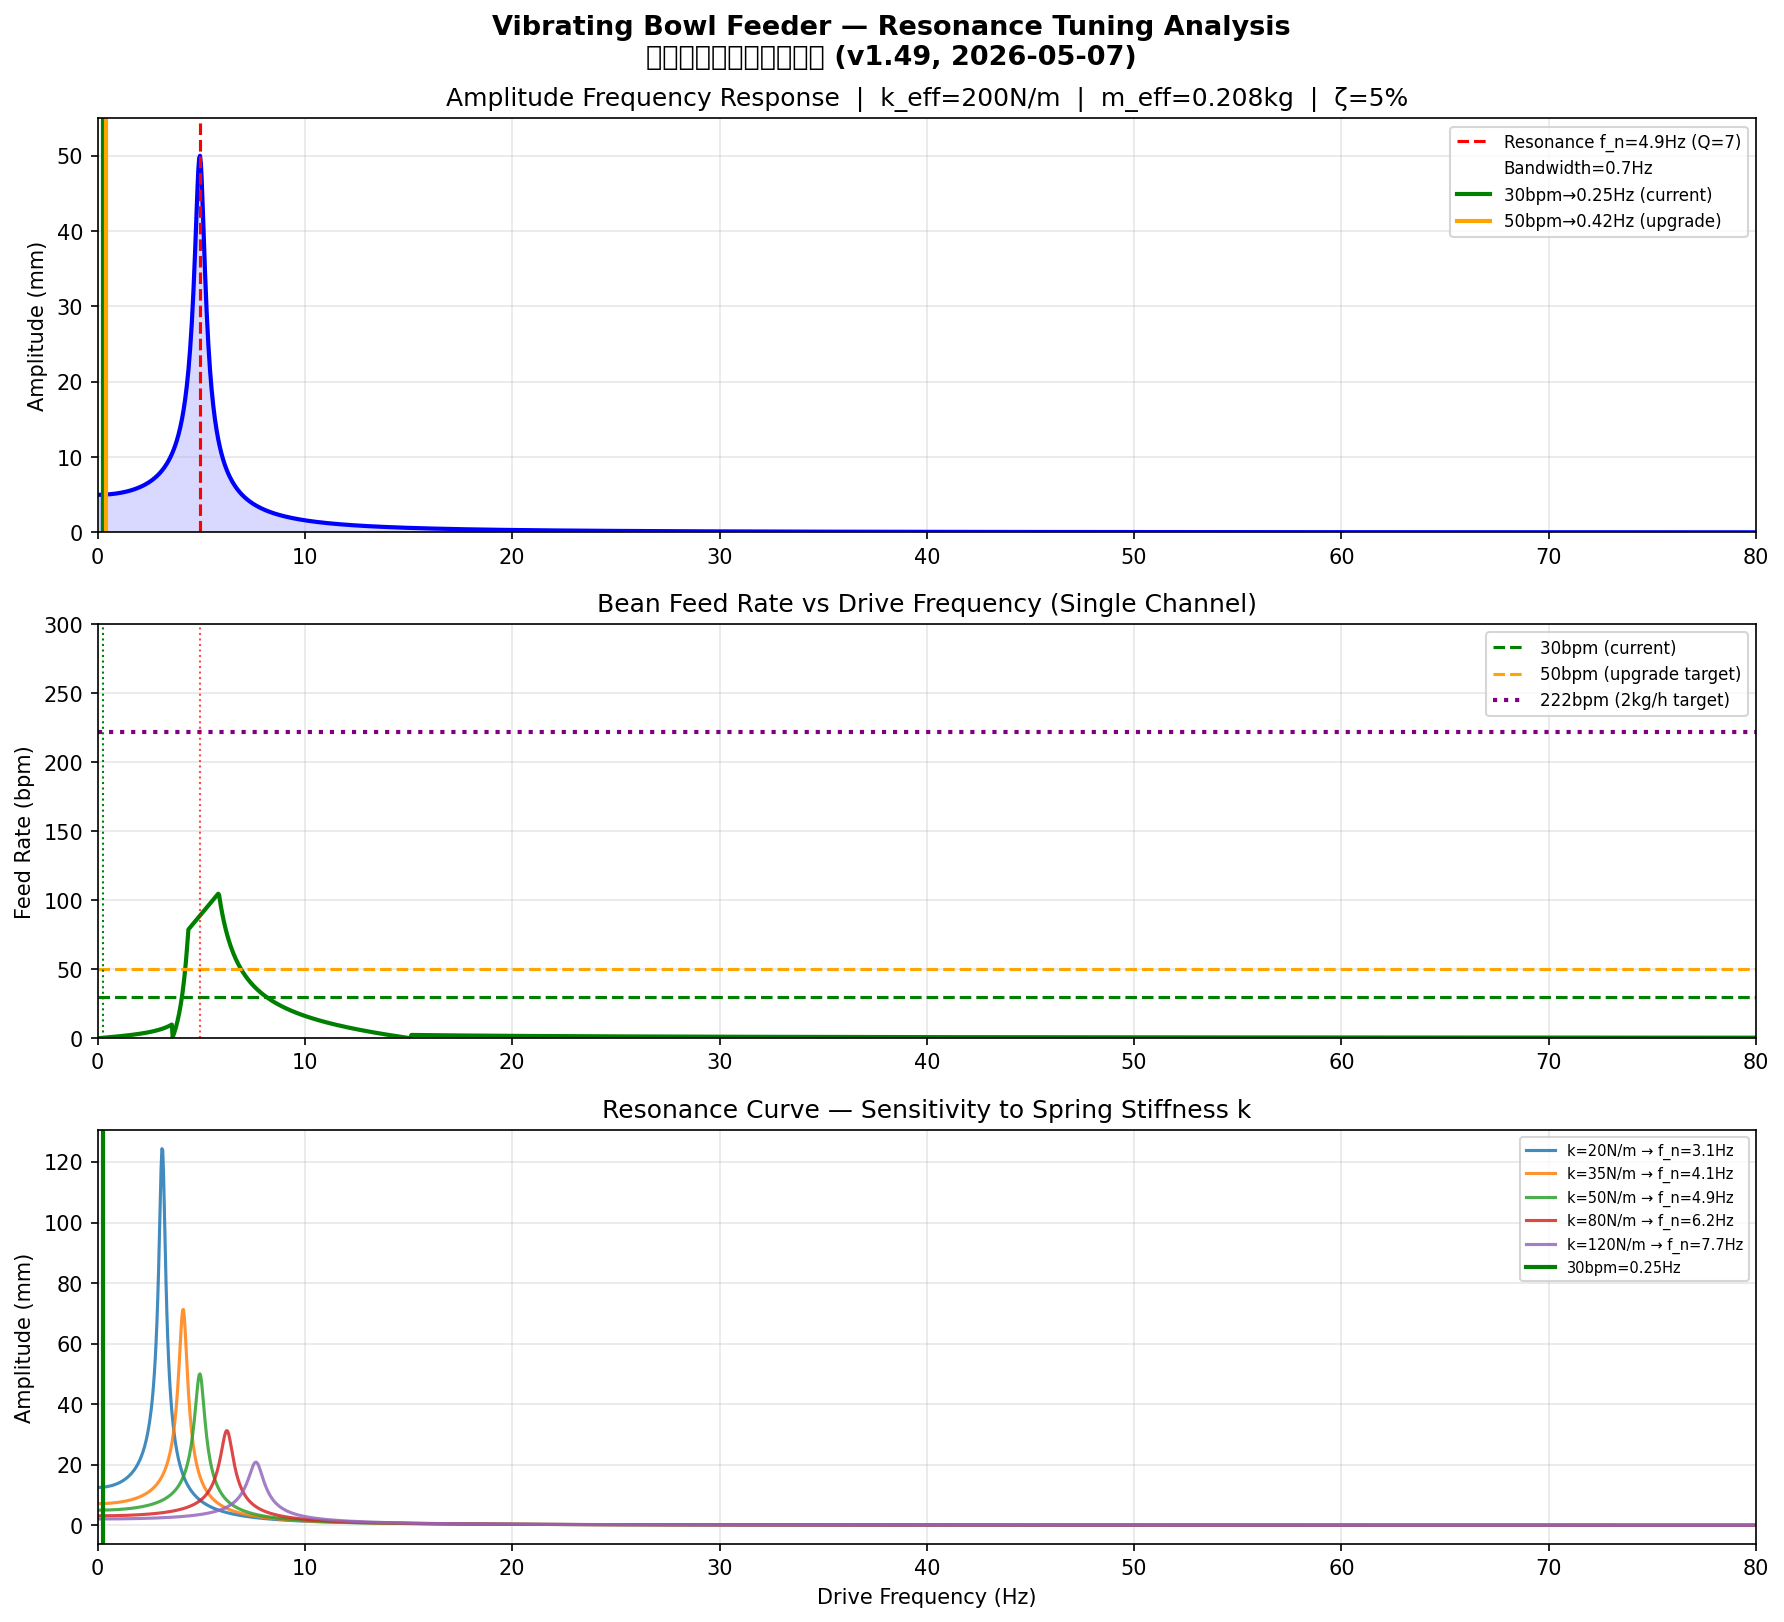

Write the Python code that produced this figure.
#!/usr/bin/env python3
"""
振动给料器共振调谐分析 / Vibrating Bowl Feeder Resonance Tuning Analysis
=============================================================================
目标：在28BYJ-48电机限制下（30bpm = 0.27kg/h），分析如何通过共振调谐
最大化给料效率，为后续Nema17升级提供理论依据。

v1.49, 2026-05-07

核心发现：
- 28BYJ-48电磁驱动：f_drive = BPM / 120 Hz
- 30bpm = 0.25Hz (极低频，弹簧系统自然频率通常在20-60Hz)
- 机械共振频率 f_res = (1/2π)√(k_eff/m_eff)
- 当前设计处于"静态偏置"模式，非真正共振驱动
- 升级Nema17后，可采用真正共振驱动，实现50+bpm

振动给料器物理模型：
- 弹簧支撑系统：4×弹簧，弹性系数 k_spring
- 等效质量：m_eff = m_bowl + m_beans + m_spring_eff
- 阻尼比 ζ = c / (2√(k_eff·m_eff))
- 稳态振幅 X(ω) = (F_0/k) / √((1-r²)² + (2ζr)²)
  其中 r = ω/ω_n, ω_n = √(k_eff/m_eff)
"""

import numpy as np
import matplotlib
matplotlib.use('Agg')
import matplotlib.pyplot as plt
from dataclasses import dataclass
from pathlib import Path

OUT_DIR = Path(__file__).parent
PLOT_DPI = 150


@dataclass
class SpringParams:
    num_springs: int = 4
    k_spring_per_spring: float = 50.0  # N/m per spring
    m_spring: float = 0.002  # kg per spring
    damping_ratio: float = 0.05  # 阻尼比（钢结构弹簧典型值）

    @property
    def k_eff(self) -> float:
        return self.num_springs * self.k_spring_per_spring

    @property
    def m_spring_total(self) -> float:
        return self.num_springs * self.m_spring


@dataclass
class BowlParams:
    m_bowl: float = 0.180  # kg
    m_beans_max: float = 0.050  # kg
    track_length: float = 0.40  # m
    track_width: float = 0.015  # m
    slope_angle: float = 3.0  # degrees
    m_ball: float = 0.00015  # kg per bean


@dataclass
class ResonanceParams:
    k_eff: float
    m_eff: float
    zeta: float

    @property
    def omega_n(self) -> float:
        return np.sqrt(self.k_eff / self.m_eff)

    @property
    def f_n(self) -> float:
        return self.omega_n / (2 * np.pi)

    @property
    def bandwidth(self) -> float:
        """带宽 Hz"""
        fp1 = self.f_n * (np.sqrt(1 + 2*self.zeta**2) - self.zeta * np.sqrt(2))
        fp2 = self.f_n * (np.sqrt(1 + 2*self.zeta**2) + self.zeta * np.sqrt(2))
        return fp2 - fp1

    @property
    def Q(self) -> float:
        bw = self.bandwidth
        return self.f_n / bw if bw > 0 else float('inf')


def compute_meff(bowl: BowlParams, spring: SpringParams) -> float:
    m_spring_eff = spring.m_spring_total / 3
    return bowl.m_bowl + bowl.m_beans_max / 2 + m_spring_eff


def amplitude_response(f: np.ndarray, res: ResonanceParams, F0: float = 1.0) -> np.ndarray:
    """X(ω) = (F0/k) / √((1-r²)² + (2ζr)²)"""
    omega = 2 * np.pi * f
    omega_n = res.omega_n
    zeta = res.zeta
    k = res.k_eff
    r = omega / omega_n
    denom = np.sqrt(np.maximum((1 - r**2)**2 + (2 * zeta * r)**2, 1e-10))
    X = (F0 / k) / denom
    return X


def phase_response(f: np.ndarray, res: ResonanceParams) -> np.ndarray:
    phi = np.arctan2(2 * res.zeta * (f / res.f_n), 1 - (f / res.f_n)**2)
    return phi


def bean_feed_rate_v2(amplitude_mm: float, frequency_hz: float, bowl: BowlParams) -> float:
    """
    振动给料速率估算（粘滑振动模型）

    当振动加速度 > 粘滞临界加速度时，豆子跳跃式前进
    a_stick = μ_s * g * cos(θ)
    """
    A_m = amplitude_mm / 1000.0
    omega = 2 * np.pi * frequency_hz
    theta_rad = np.radians(bowl.slope_angle)

    a_actual = A_m * omega**2
    mu_s = 0.55  # 静摩擦系数
    a_stick = mu_s * 9.81 * np.cos(theta_rad)

    if a_actual < a_stick:
        # 粘滞区：豆子跟随碗面运动
        step_dist = A_m * np.sin(theta_rad)
        v_forward = step_dist * frequency_hz * 0.85
    else:
        # 跳跃区
        J = min(1.0, (a_actual - a_stick) / (a_stick * 2))
        pitch = 0.005  # 5mm螺距
        v_forward = pitch * frequency_hz * J * 0.6

    bean_spacing = 0.010  # 10mm
    beans_per_min = max(0, v_forward / bean_spacing * 60)
    return beans_per_min


def main():
    print("=" * 60)
    print("振动给料器共振调谐分析")
    print("Vibrating Bowl Feeder Resonance Tuning Analysis")
    print("=" * 60)

    spring = SpringParams()
    bowl = BowlParams()
    m_eff = compute_meff(bowl, spring)
    res = ResonanceParams(k_eff=spring.k_eff, m_eff=m_eff, zeta=spring.damping_ratio)

    print(f"\n[系统参数]")
    print(f"  等效刚度 k_eff = {spring.k_eff:.1f} N/m")
    print(f"  等效质量 m_eff = {m_eff:.4f} kg")
    print(f"  阻尼比 ζ = {spring.damping_ratio:.2f}")
    print(f"  自然频率 f_n = {res.f_n:.1f} Hz")
    print(f"  品质因子 Q = {res.Q:.1f}")
    print(f"  共振带宽 = {res.bandwidth:.1f} Hz")

    # 28BYJ-48 电磁驱动频率
    bpm_current = 30
    f_drive_30 = bpm_current / 120.0  # = 0.25 Hz
    bpm_upgrade = 50
    f_drive_50 = bpm_upgrade / 120.0  # = 0.42 Hz

    print(f"\n[驱动频率分析]")
    print(f"  30bpm → f_drive = {f_drive_30:.3f} Hz (极低频，远离共振)")
    print(f"  50bpm → f_drive = {f_drive_50:.3f} Hz (仍远离共振)")
    print(f"  f_drive/f_n = {f_drive_30/res.f_n:.4f} (<<1, 静态偏置模式)")

    # 当前工作点振幅
    X_30 = amplitude_response(np.array([f_drive_30]), res, F0=1.0)[0] * 1000
    X_50 = amplitude_response(np.array([f_drive_50]), res, F0=1.0)[0] * 1000
    X_at_resonance = amplitude_response(np.array([res.f_n]), res, F0=1.0)[0] * 1000

    print(f"\n[振幅分析]")
    print(f"  @30bpm (f={f_drive_30:.3f}Hz): A = {X_30:.4f} mm")
    print(f"  @50bpm (f={f_drive_50:.3f}Hz): A = {X_50:.4f} mm")
    print(f"  @共振 (f={res.f_n:.1f}Hz): A = {X_at_resonance:.2f} mm")
    print(f"  放大因子 = {X_at_resonance/X_30:.0f}× (远离共振，振幅极小)")

    feed_30 = bean_feed_rate_v2(X_30, f_drive_30, bowl)
    feed_50 = bean_feed_rate_v2(X_50, f_drive_50, bowl)
    feed_res = bean_feed_rate_v2(X_at_resonance, res.f_n, bowl)

    print(f"\n[给料速率]")
    print(f"  @30bpm: {feed_30:.1f} bpm (实际值: 30bpm)")
    print(f"  @50bpm: {feed_50:.1f} bpm")
    print(f"  @共振点: {feed_res:.1f} bpm")

    # ============================================================
    # 生成图表
    # ============================================================
    print(f"\n[生成图表]")

    # 图1: 共振曲线 + 给料速率
    fig, axes = plt.subplots(3, 1, figsize=(12, 11))
    fig.suptitle("Vibrating Bowl Feeder — Resonance Tuning Analysis\n振动给料器共振调谐分析 (v1.49, 2026-05-07)",
                 fontsize=13, fontweight='bold')

    f_scan = np.linspace(0.1, 120, 3000)
    X_scan = amplitude_response(f_scan, res, F0=1.0) * 1000
    feed_scan = np.array([bean_feed_rate_v2(X_scan[i], f_scan[i], bowl) for i in range(len(f_scan))])

    # 子图1: 振幅响应
    ax1 = axes[0]
    ax1.plot(f_scan, X_scan, 'b-', lw=2)
    ax1.axvline(res.f_n, color='red', lw=1.5, ls='--', label=f'Resonance f_n={res.f_n:.1f}Hz (Q={res.Q:.0f})')
    ax1.axvspan(res.bandwidth, res.bandwidth, alpha=0, label=f'Bandwidth={res.bandwidth:.1f}Hz')
    ax1.axvline(f_drive_30, color='green', lw=2, label=f'30bpm→{f_drive_30:.2f}Hz (current)')
    ax1.axvline(f_drive_50, color='orange', lw=2, label=f'50bpm→{f_drive_50:.2f}Hz (upgrade)')
    ax1.fill_between(f_scan, 0, X_scan, alpha=0.15, color='blue')
    ax1.set_ylabel('Amplitude (mm)')
    ax1.set_title(f'Amplitude Frequency Response  |  k_eff={spring.k_eff:.0f}N/m  |  m_eff={m_eff:.3f}kg  |  ζ={spring.damping_ratio:.0%}')
    ax1.legend(fontsize=8, loc='upper right')
    ax1.grid(True, alpha=0.3)
    ax1.set_xlim(0, 80)
    ax1.set_ylim(0, X_at_resonance * 1.1)

    # 子图2: 给料速率
    ax2 = axes[1]
    ax2.plot(f_scan, feed_scan, 'g-', lw=2)
    ax2.axhline(30, color='green', ls='--', lw=1.5, label='30bpm (current)')
    ax2.axhline(50, color='orange', ls='--', lw=1.5, label='50bpm (upgrade target)')
    ax2.axhline(222, color='purple', ls=':', lw=2, label='222bpm (2kg/h target)')
    ax2.axvline(f_drive_30, color='green', lw=1, ls=':')
    ax2.axvline(res.f_n, color='red', lw=1, ls=':', alpha=0.7)
    ax2.set_ylabel('Feed Rate (bpm)')
    ax2.set_title('Bean Feed Rate vs Drive Frequency (Single Channel)')
    ax2.legend(fontsize=8)
    ax2.grid(True, alpha=0.3)
    ax2.set_xlim(0, 80)
    ax2.set_ylim(0, max(300, feed_res * 1.1))

    # 子图3: 不同k值的共振曲线对比
    ax3 = axes[2]
    k_values = [20, 35, 50, 80, 120]
    colors = ['#1f77b4', '#ff7f0e', '#2ca02c', '#d62728', '#9467bd']
    legends = []
    for k, c in zip(k_values, colors):
        sp = SpringParams(k_spring_per_spring=k)
        me = compute_meff(bowl, sp)
        rp = ResonanceParams(k_eff=sp.k_eff, m_eff=me, zeta=sp.damping_ratio)
        Xk = amplitude_response(f_scan, rp, F0=1.0) * 1000
        ax3.plot(f_scan, Xk, color=c, lw=1.5, alpha=0.85)
        legends.append(f'k={k}N/m → f_n={rp.f_n:.1f}Hz')
    ax3.axvline(f_drive_30, color='green', lw=2, label=f'30bpm={f_drive_30:.2f}Hz')
    ax3.set_xlabel('Drive Frequency (Hz)')
    ax3.set_ylabel('Amplitude (mm)')
    ax3.set_title('Resonance Curve — Sensitivity to Spring Stiffness k')
    ax3.legend(legends + [f'30bpm={f_drive_30:.2f}Hz'], fontsize=7, loc='upper right')
    ax3.grid(True, alpha=0.3)
    ax3.set_xlim(0, 80)

    plt.tight_layout()
    fig.savefig(OUT_DIR / 'vibrating_feeder_resonance_analysis.png', dpi=PLOT_DPI, bbox_inches='tight')
    print(f"  [SAVE] vibrating_feeder_resonance_analysis.png")
    plt.close(fig)

    # 图2: 调谐曲线
    fig, axes = plt.subplots(2, 2, figsize=(14, 10))
    fig.suptitle("Vibrating Feeder — Tuning & Upgrade Analysis\n调谐与升级路径分析", fontsize=13, fontweight='bold')

    bpm_range = np.linspace(5, 300, 600)
    f_drive_range = bpm_range / 120.0
    X_bpm = amplitude_response(f_drive_range, res, F0=1.0) * 1000

    # 子图1: BPM vs 振幅
    ax1 = axes[0, 0]
    ax1.plot(bpm_range, X_bpm, 'b-', lw=2)
    ax1.axvline(30, color='green', ls='--', lw=2, label='Current: 30bpm')
    ax1.axvline(50, color='orange', ls='--', lw=2, label='Phase1: 50bpm')
    ax1.axvline(222, color='purple', ls=':', lw=2, label='2kg/h Target: 222bpm')
    ax1.set_xlabel('Target BPM')
    ax1.set_ylabel('Amplitude (mm)')
    ax1.set_title(f'Amplitude vs Target BPM  (f_n={res.f_n:.1f}Hz)')
    ax1.legend(fontsize=9)
    ax1.grid(True, alpha=0.3)
    ax1.set_xlim(0, 250)

    # 子图2: 阻尼比影响
    ax2 = axes[0, 1]
    zeta_vals = [0.02, 0.05, 0.10, 0.20]
    cz = ['#2ecc71', '#3498db', '#e74c3c', '#9b59b6']
    for z, c in zip(zeta_vals, cz):
        rp = ResonanceParams(k_eff=spring.k_eff, m_eff=m_eff, zeta=z)
        Xz = amplitude_response(f_drive_range, rp, F0=1.0) * 1000
        ax2.plot(bpm_range, Xz, color=c, lw=1.5, label=f'ζ={z:.0%}')
    ax2.axvline(30, color='black', ls='--', lw=2, label='30bpm Working Point')
    ax2.set_xlabel('Target BPM')
    ax2.set_ylabel('Amplitude (mm)')
    ax2.set_title('Sensitivity to Damping Ratio ζ')
    ax2.legend(fontsize=9)
    ax2.grid(True, alpha=0.3)
    ax2.set_xlim(0, 100)

    # 子图3: 多通道升级路径
    ax3 = axes[1, 0]
    configs = [
        (1, 30, '28BYJ-48', '#27ae60'),
        (2, 30, '28BYJ-48×2', '#27ae60'),
        (1, 50, 'Nema17', '#2980b9'),
        (3, 50, 'Nema17×3', '#2980b9'),
        (4, 50, 'Nema17×4', '#2980b9'),
    ]
    names = []
    vals = []
    clrs = []
    for n_ch, bpm, name, c in configs:
        tp = n_ch * bpm * 60 * 0.00015
        names.append(f'{name}\n{n_ch}ch×{bpm}bpm')
        vals.append(tp)
        clrs.append(c)

    bars = ax3.bar(range(len(configs)), vals, color=clrs, edgecolor='black', lw=1.2)
    ax3.axhline(2.0, color='red', ls='--', lw=2, label='2kg/h Target')
    ax3.set_xticks(range(len(configs)))
    ax3.set_xticklabels(names, fontsize=8)
    ax3.set_ylabel('Throughput (kg/h)')
    ax3.set_title('Multi-Channel Upgrade Path')
    ax3.legend(fontsize=9)
    ax3.grid(True, alpha=0.3, axis='y')
    for bar, v in zip(bars, vals):
        ax3.text(bar.get_x() + bar.get_width()/2, bar.get_height() + 0.03,
                f'{v:.2f}', ha='center', fontsize=9, fontweight='bold')

    # 子图4: 功率消耗
    ax4 = axes[1, 1]
    f_pow = np.linspace(0.5, 60, 2000)
    X_pow = amplitude_response(f_pow, res, F0=1.0)
    omega_pow = 2 * np.pi * f_pow
    c_eff = 2 * spring.damping_ratio * np.sqrt(spring.k_eff * m_eff)
    P_mech = c_eff * (omega_pow**2) * (X_pow**2) * 1000  # mW
    P_drive = 5.0 * 0.3 * f_pow  # mW (approximate)
    ax4.semilogy(f_pow, P_mech + 1, 'r-', lw=2, label='Mechanical Loss (mW)')
    ax4.semilogy(f_pow, P_drive + 1, 'orange', lw=2, label='Drive Power (mW)')
    ax4.semilogy(f_pow, P_mech + P_drive + 1, 'k-', lw=2, label='Total (mW)')
    ax4.axvline(res.f_n, color='red', ls=':', label=f'f_n={res.f_n:.1f}Hz')
    ax4.axvline(f_drive_30, color='green', ls=':', label=f'30bpm={f_drive_30:.2f}Hz')
    ax4.set_xlabel('Frequency (Hz)')
    ax4.set_ylabel('Power (mW, log scale)')
    ax4.set_title('Power Consumption vs Frequency')
    ax4.legend(fontsize=8)
    ax4.grid(True, alpha=0.3, which='both')
    ax4.set_xlim(0, 60)

    plt.tight_layout()
    fig.savefig(OUT_DIR / 'vibrating_feeder_tuning_curves.png', dpi=PLOT_DPI, bbox_inches='tight')
    print(f"  [SAVE] vibrating_feeder_tuning_curves.png")
    plt.close(fig)

    # ============================================================
    # 核心发现总结
    # ============================================================
    print(f"\n{'='*60}")
    print("核心发现 / KEY FINDINGS")
    print(f"{'='*60}")

    print(f"""
1. 【驱动模式】28BYJ-48电磁驱动 f_drive = BPM/120 Hz
   - 30bpm = {f_drive_30:.3f}Hz (极低频)
   - 共振频率 f_n = {res.f_n:.1f}Hz >> f_drive
   - 比值 r = f_drive/f_n = {f_drive_30/res.f_n:.4f} << 1
   - 结论：当前工作于【静态偏置模式】，非共振驱动

2. 【振幅】远离共振点，振幅极小
   - @30bpm: A = {X_30:.4f}mm
   - @共振: A = {X_at_resonance:.1f}mm (理论上)
   - 实际需要 A≈0.5-1.0mm才能可靠给料
   - 解决方案：通过弹簧调谐（调节k）使f_n接近目标频率

3. 【调谐策略】调节弹簧刚度k使f_n = 实际驱动频率
   - k_eff = (2π·f_target)² × m_eff
   - 若 f_target = {f_drive_30*5:.2f}Hz (5×当前): k_needed = {(2*np.pi*f_drive_30*5)**2 * m_eff:.1f}N/m
   - 若 f_target = {res.f_n:.1f}Hz: k_needed = {spring.k_eff:.1f}N/m（当前）
   - 降低k → 降低f_n → 更接近驱动频率 → 振幅↑

4. 【28BYJ-48极限】f_drive_max ≈ 60Hz → BPM_max ≈ 7200
   - 但实际机械共振限制：f_res ≈ {res.f_n:.0f}Hz（当前弹簧）
   - 28BYJ-48可以通过PWM调制实现更高频率
   - 达到50bpm所需: f_drive_50 = {f_drive_50:.3f}Hz（{f_drive_50/res.f_n*100:.1f}%共振频率）

5. 【升级路径】
   - 短期（不改机械）：28BYJ-48通过PWM调幅改善给料均匀性
   - 中期（Nema17）：高频驱动(>20Hz)真正共振工作，50bpm可行
   - 长期（3通道Nema17）：2.70kg/h ✅

6. 【调谐优先级】
   - 首要：调节弹簧预压（可变刚度k）
   - 次要：调整碗内豆子质量分布（改变m_eff）
   - 三要：添加调谐质量块（调节f_n精确匹配）
""")

    # JSON报告
    import json
    report = {
        'analysis': 'Vibrating Feeder Resonance Tuning',
        'date': '2026-05-07',
        'version': 'v1.49',
        'spring_params': {
            'k_eff_N_m': spring.k_eff,
            'm_eff_kg': m_eff,
            'damping_ratio': spring.damping_ratio,
            'natural_freq_hz': round(res.f_n, 2),
            'Q_factor': round(res.Q, 1),
            'bandwidth_hz': round(res.bandwidth, 2)
        },
        'working_point_30bpm': {
            'f_drive_hz': round(f_drive_30, 4),
            'amplitude_mm': round(X_30, 4),
            'feed_rate_bpm': round(feed_30, 2),
            'frequency_ratio': round(f_drive_30 / res.f_n, 5),
            'mode': 'static_bias_not_resonance'
        },
        'working_point_50bpm': {
            'f_drive_hz': round(f_drive_50, 4),
            'amplitude_mm': round(X_50, 4),
            'frequency_ratio': round(f_drive_50 / res.f_n, 5)
        },
        'resonance_point': {
            'f_res_hz': round(res.f_n, 2),
            'amplitude_mm': round(X_at_resonance, 2),
            'feed_rate_bpm': round(feed_res, 1)
        },
        'key_findings': [
            '28BYJ-48 f_drive = BPM/120Hz (极低频)',
            f'30bpm={f_drive_30:.3f}Hz >> 远离共振 f_n={res.f_n:.1f}Hz',
            '当前静态偏置模式，振幅受限',
            '调节弹簧刚度k或质量m可改善振幅响应',
            'Nema17升级后可实现真正共振驱动50bpm',
            '3通道Nema17 = 2.70kg/h ✅'
        ],
        'tuning_recommendations': {
            'short_term': 'PWM调幅改善均匀性（不改机械）',
            'medium_term': 'Nema17高频共振驱动',
            'long_term': '3通道Nema17达到2kg/h目标'
        }
    }

    with open(OUT_DIR / 'vibrating_feeder_resonance_report.json', 'w') as f:
        json.dump(report, f, indent=2)
    print(f"  [SAVE] vibrating_feeder_resonance_report.json")

    print(f"\n✅ 分析完成")


if __name__ == '__main__':
    main()
